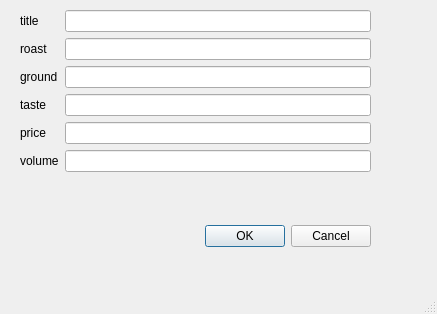
<?xml version="1.0" encoding="UTF-8"?>
<ui version="4.0">
 <class>MainWindow</class>
 <widget class="QMainWindow" name="MainWindow">
  <property name="geometry">
   <rect>
    <x>0</x>
    <y>0</y>
    <width>437</width>
    <height>314</height>
   </rect>
  </property>
  <property name="windowTitle">
   <string>MainWindow</string>
  </property>
  <widget class="QWidget" name="centralwidget">
   <widget class="QWidget" name="formLayoutWidget">
    <property name="geometry">
     <rect>
      <x>20</x>
      <y>10</y>
      <width>351</width>
      <height>201</height>
     </rect>
    </property>
    <layout class="QFormLayout" name="formLayout">
     <item row="0" column="0">
      <widget class="QLabel" name="label">
       <property name="text">
        <string>title</string>
       </property>
      </widget>
     </item>
     <item row="0" column="1">
      <widget class="QLineEdit" name="title_line"/>
     </item>
     <item row="1" column="0">
      <widget class="QLabel" name="label_2">
       <property name="text">
        <string>roast</string>
       </property>
      </widget>
     </item>
     <item row="1" column="1">
      <widget class="QLineEdit" name="roast_line"/>
     </item>
     <item row="2" column="0">
      <widget class="QLabel" name="label_3">
       <property name="text">
        <string>ground</string>
       </property>
      </widget>
     </item>
     <item row="2" column="1">
      <widget class="QLineEdit" name="ground_line"/>
     </item>
     <item row="3" column="0">
      <widget class="QLabel" name="label_4">
       <property name="text">
        <string>taste</string>
       </property>
      </widget>
     </item>
     <item row="3" column="1">
      <widget class="QLineEdit" name="taste_line"/>
     </item>
     <item row="4" column="1">
      <widget class="QLineEdit" name="price_line"/>
     </item>
     <item row="4" column="0">
      <widget class="QLabel" name="label_5">
       <property name="text">
        <string>price</string>
       </property>
      </widget>
     </item>
     <item row="5" column="1">
      <widget class="QLineEdit" name="volume_line"/>
     </item>
     <item row="5" column="0">
      <widget class="QLabel" name="label_6">
       <property name="text">
        <string>volume</string>
       </property>
      </widget>
     </item>
    </layout>
   </widget>
   <widget class="QDialogButtonBox" name="buttonBox">
    <property name="geometry">
     <rect>
      <x>20</x>
      <y>220</y>
      <width>351</width>
      <height>32</height>
     </rect>
    </property>
    <property name="orientation">
     <enum>Qt::Horizontal</enum>
    </property>
    <property name="standardButtons">
     <set>QDialogButtonBox::Cancel|QDialogButtonBox::Ok</set>
    </property>
   </widget>
  </widget>
  <widget class="QMenuBar" name="menubar">
   <property name="geometry">
    <rect>
     <x>0</x>
     <y>0</y>
     <width>437</width>
     <height>21</height>
    </rect>
   </property>
  </widget>
  <widget class="QStatusBar" name="statusbar"/>
 </widget>
 <resources/>
 <connections/>
</ui>
